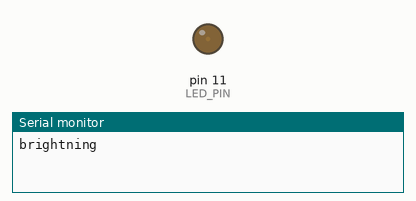
The sketch below on a simulated Arduino Uno, built with avr-gcc and run on an emulated ATmega328P. Parts: output pins drawn as LEDs (lit = HIGH), the last lines printed to the serial monitor.

Above: at 0.05 s.
At 1.15 s:
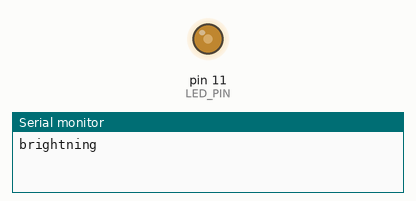
At 2.3 s:
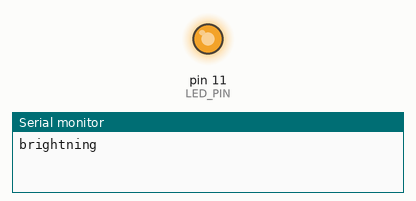
At 4.6 s:
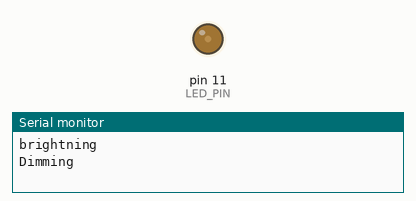
Timing chart, 0 to 6.7 s (numbered marks = the images above):
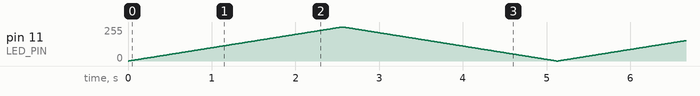

The sketch:

activity_2_pwn_change_brightness.ino
```cpp
#define LED_PIN 11


//change this to change the speed of dim and bright
int dimSpeed = 10;
void setup() {
  // put your setup code here, to run once:
  Serial.begin(9600);
  pinMode(LED_PIN, OUTPUT);


}

void loop() {
  // put your main code here, to run repeatedly:

  Serial.println("brightning");
  //make the LED brighter
  for(int x= 0;x<=255; x++){
    analogWrite(LED_PIN, x);
    delay(dimSpeed);
  }

  Serial.println("Dimming");
  //make LED dimmer
  for(int x= 255;x>=0; x--){
    analogWrite(LED_PIN, x);
    delay(dimSpeed);

  }

}
```
